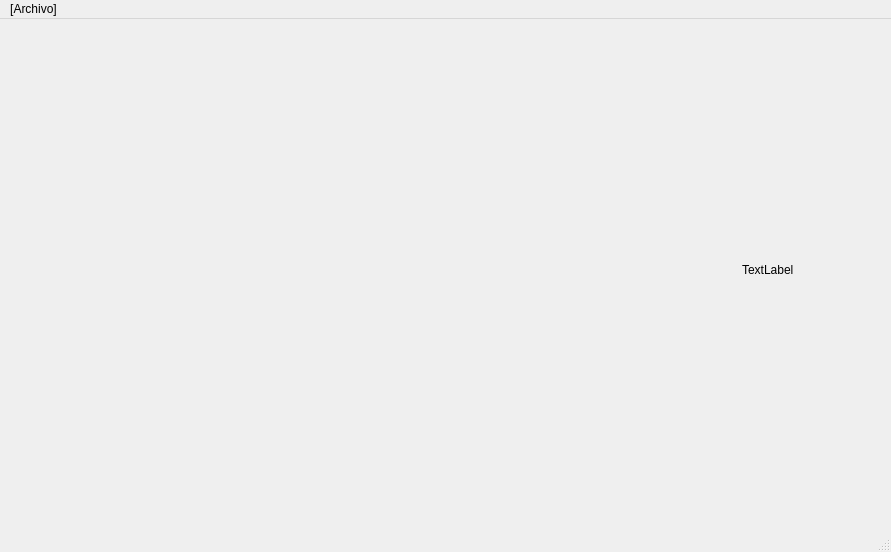
<?xml version="1.0" encoding="UTF-8"?>
<ui version="4.0">
 <class>MainWindow</class>
 <widget class="QMainWindow" name="MainWindow">
  <property name="geometry">
   <rect>
    <x>0</x>
    <y>0</y>
    <width>891</width>
    <height>552</height>
   </rect>
  </property>
  <property name="windowTitle">
   <string>MainWindow</string>
  </property>
  <widget class="QWidget" name="centralwidget">
   <widget class="QWidget" name="widGCalendario" native="true">
    <property name="geometry">
     <rect>
      <x>20</x>
      <y>20</y>
      <width>721</width>
      <height>471</height>
     </rect>
    </property>
   </widget>
   <widget class="QLabel" name="EventosLabel">
    <property name="geometry">
     <rect>
      <x>742</x>
      <y>20</y>
      <width>111</width>
      <height>461</height>
     </rect>
    </property>
    <property name="text">
     <string>TextLabel</string>
    </property>
   </widget>
  </widget>
  <widget class="QMenuBar" name="menubar">
   <property name="geometry">
    <rect>
     <x>0</x>
     <y>0</y>
     <width>891</width>
     <height>21</height>
    </rect>
   </property>
   <widget class="QMenu" name="menu_Archivo">
    <property name="title">
     <string>[Archivo]</string>
    </property>
    <addaction name="action_Exportar"/>
   </widget>
   <addaction name="menu_Archivo"/>
  </widget>
  <widget class="QStatusBar" name="statusbar"/>
  <action name="action_Exportar">
   <property name="text">
    <string>&amp;Exportar</string>
   </property>
   <property name="toolTip">
    <string>Exportar a formato PDF</string>
   </property>
  </action>
 </widget>
 <resources/>
 <connections/>
</ui>
